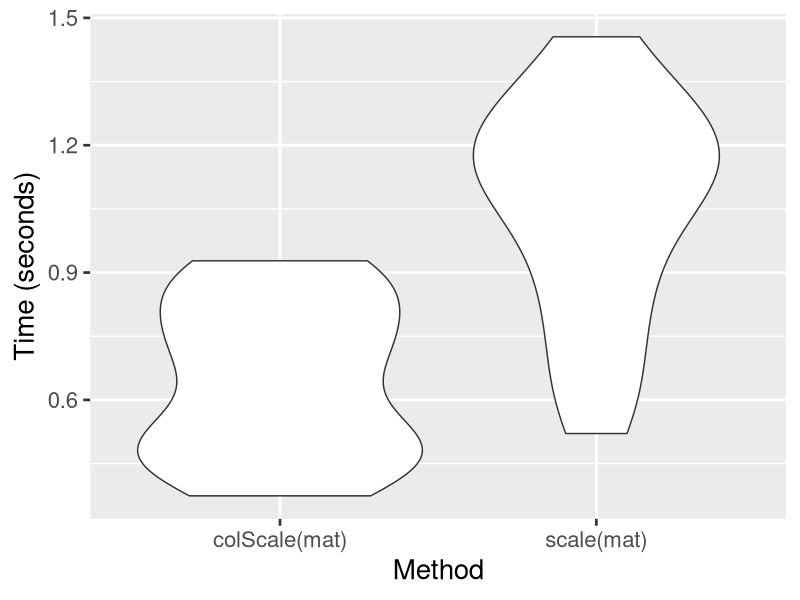

The R script that drew this image: (Note: this script raises an error after producing the figure.)
## ---- chunk 1
library(knitr)
library(matrixStats)
opts_chunk$set(echo = TRUE, prompt = FALSE, message = FALSE, warning = FALSE, comment = "", results = "hide", cache = TRUE)
## ---- chunk 2
set.seed(1)
mat = matrix(rnorm(1e7, mean = 14, sd = 5), 
    nrow = 1e5)
dim(mat)
## ---- chunk 3
system.time({
    sx = scale(mat)
    })
## ---- chunk 4
library(matrixStats)

colScale = function(x, 
    center = TRUE, 
    scale = TRUE,
    add_attr = TRUE, 
    rows = NULL, 
    cols = NULL) {
    
    if (!is.null(rows) && !is.null(cols)) {
        x <- x[rows, cols, drop = FALSE]
    } else if (!is.null(rows)) {
        x <- x[rows, , drop = FALSE]
    } else if (!is.null(cols)) {
        x <- x[, cols, drop = FALSE]
    }
    
  ################
  # Get the column means
  ################  
    cm = colMeans(x, na.rm = TRUE)
  ################
  # Get the column sd
  ################      
    if (scale) {
        csd = colSds(x, center = cm)
    } else {
        # just divide by 1 if not
        csd = rep(1, length = length(cm))
    }
    if (!center) {
        # just subtract 0
        cm = rep(0, length = length(cm))
    }
    x = t( (t(x) - cm) / csd )
    if (add_attr) {
        if (center) {
            attr(x, "scaled:center") <- cm
        }
        if (scale) {
            attr(x, "scaled:scale") <- csd
        } 
    }   
    return(x)
}
## ---- chunk 5
system.time({
    csx = colScale(mat)
})
## ---- chunk 6
all.equal(sx, csx)
## ---- chunk 7
library(microbenchmark)
mb = microbenchmark(colScale(mat), scale(mat), times = 20, unit = "s")
print(mb)
## ---- chunk 8
library(ggplot2)
g = ggplot(data = mb, aes(y = time / 1e9, x = expr)) + geom_violin() + theme_grey(base_size = 20) + xlab("Method") + ylab("Time (seconds)")
print(g)
## ---- chunk 9
system.time({
  scaled_row = t( scale(t(mat)) )
})
all(abs(rowMeans(scaled_row)) < 1e-15)
## ---- chunk 10
system.time({
  colscaled_row = t( colScale(t(mat)) )
})
all(abs(rowMeans(colscaled_row)) < 1e-15)
all.equal(colscaled_row, scaled_row)
## ---- chunk 11
rowScale = function(x, 
    center = TRUE, 
    scale = TRUE,
    add_attr = TRUE, 
    rows = NULL, 
    cols = NULL) {
    
    if (!is.null(rows) && !is.null(cols)) {
        x <- x[rows, cols, drop = FALSE]
    } else if (!is.null(rows)) {
        x <- x[rows, , drop = FALSE]
    } else if (!is.null(cols)) {
        x <- x[, cols, drop = FALSE]
    }
    
  ################
  # Get the column means
  ################  
    cm = rowMeans(x, na.rm = TRUE)
  ################
  # Get the column sd
  ################      
    if (scale) {
        csd = rowSds(x, center = cm)
    } else {
        # just divide by 1 if not
        csd = rep(1, length = length(cm))
    }
    if (!center) {
        # just subtract 0
        cm = rep(0, length = length(cm))
    }
    x = (x - cm) / csd 
    if (add_attr) {
        if (center) {
            attr(x, "scaled:center") <- cm
        }
        if (scale) {
            attr(x, "scaled:scale") <- csd
        } 
    }   
    return(x)
}
## ---- chunk 12
system.time({
  rowscaled_row = rowScale(mat)
})
all(abs(rowMeans(rowscaled_row)) < 1e-15)
all.equal(rowscaled_row, scaled_row)
## ---- chunk 13
mb_row = microbenchmark(t( colScale(t(mat)) ),
                        t( scale(t(mat)) ),
                        rowScale(mat),
                        times = 20, unit = "s")
print(mb_row)
## ---- chunk 14
g %+% mb_row
